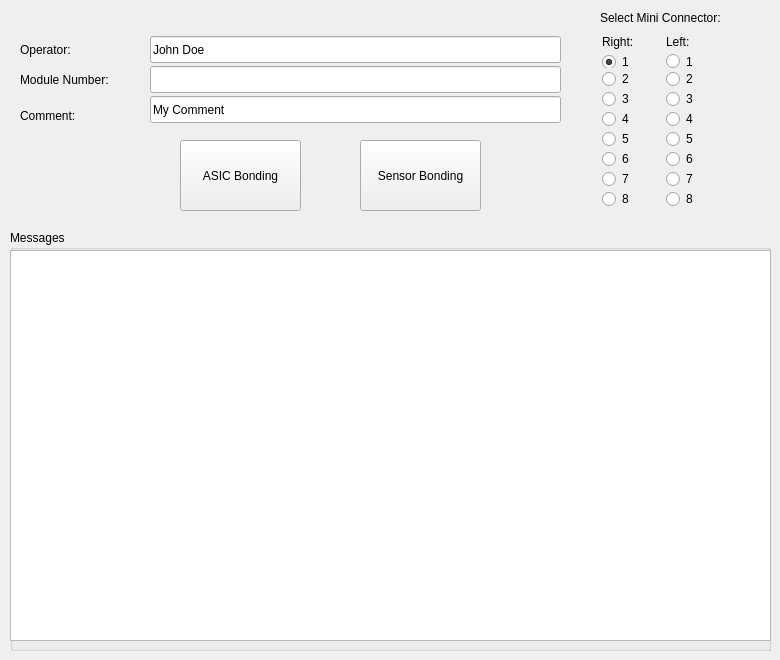
      <widget class="QWidget" name="testTab">
       <property name="autoFillBackground">
        <bool>true</bool>
       </property>
       <attribute name="title">
        <string>TEST</string>
       </attribute>
       <widget class="QGroupBox" name="testMessageGroupBox">
        <property name="geometry">
         <rect>
          <x>10</x>
          <y>230</y>
          <width>761</width>
          <height>421</height>
         </rect>
        </property>
        <property name="title">
         <string>Messages</string>
        </property>
        <widget class="QPlainTextEdit" name="testMessageBox">
         <property name="geometry">
          <rect>
           <x>0</x>
           <y>20</y>
           <width>761</width>
           <height>391</height>
          </rect>
         </property>
         <property name="font">
          <font>
           <family>Fixed</family>
           <pointsize>10</pointsize>
          </font>
         </property>
         <property name="lineWrapMode">
          <enum>QPlainTextEdit::NoWrap</enum>
         </property>
         <property name="readOnly">
          <bool>true</bool>
         </property>
        </widget>
       </widget>
       <widget class="QLabel" name="operatorLabel">
        <property name="geometry">
         <rect>
          <x>20</x>
          <y>30</y>
          <width>121</width>
          <height>39</height>
         </rect>
        </property>
        <property name="text">
         <string>Operator:</string>
        </property>
       </widget>
       <widget class="QLineEdit" name="operatorEdit">
        <property name="geometry">
         <rect>
          <x>150</x>
          <y>36</y>
          <width>411</width>
          <height>27</height>
         </rect>
        </property>
        <property name="sizePolicy">
         <sizepolicy hsizetype="Ignored" vsizetype="Minimum">
          <horstretch>0</horstretch>
          <verstretch>0</verstretch>
         </sizepolicy>
        </property>
        <property name="minimumSize">
         <size>
          <width>90</width>
          <height>0</height>
         </size>
        </property>
        <property name="maximumSize">
         <size>
          <width>600</width>
          <height>16777215</height>
         </size>
        </property>
        <property name="text">
         <string>John Doe</string>
        </property>
        <property name="maxLength">
         <number>200</number>
        </property>
        <property name="frame">
         <bool>true</bool>
        </property>
        <property name="alignment">
         <set>Qt::AlignLeading|Qt::AlignLeft|Qt::AlignVCenter</set>
        </property>
        <property name="placeholderText">
         <string/>
        </property>
       </widget>
       <widget class="QLineEdit" name="moduleNumberEdit">
        <property name="geometry">
         <rect>
          <x>150</x>
          <y>66</y>
          <width>411</width>
          <height>27</height>
         </rect>
        </property>
        <property name="sizePolicy">
         <sizepolicy hsizetype="Fixed" vsizetype="Fixed">
          <horstretch>0</horstretch>
          <verstretch>0</verstretch>
         </sizepolicy>
        </property>
        <property name="minimumSize">
         <size>
          <width>90</width>
          <height>0</height>
         </size>
        </property>
        <property name="maximumSize">
         <size>
          <width>600</width>
          <height>16777215</height>
         </size>
        </property>
        <property name="text">
         <string/>
        </property>
        <property name="maxLength">
         <number>200</number>
        </property>
        <property name="frame">
         <bool>true</bool>
        </property>
        <property name="alignment">
         <set>Qt::AlignLeading|Qt::AlignLeft|Qt::AlignVCenter</set>
        </property>
        <property name="placeholderText">
         <string/>
        </property>
       </widget>
       <widget class="QLabel" name="moduleNumberLabel">
        <property name="geometry">
         <rect>
          <x>20</x>
          <y>60</y>
          <width>121</width>
          <height>39</height>
         </rect>
        </property>
        <property name="text">
         <string>Module Number:</string>
        </property>
       </widget>
       <widget class="QLabel" name="commentLabel">
        <property name="geometry">
         <rect>
          <x>20</x>
          <y>96</y>
          <width>121</width>
          <height>39</height>
         </rect>
        </property>
        <property name="text">
         <string>Comment:</string>
        </property>
       </widget>
       <widget class="QLineEdit" name="commentEdit">
        <property name="geometry">
         <rect>
          <x>150</x>
          <y>96</y>
          <width>411</width>
          <height>27</height>
         </rect>
        </property>
        <property name="sizePolicy">
         <sizepolicy hsizetype="Fixed" vsizetype="Fixed">
          <horstretch>0</horstretch>
          <verstretch>0</verstretch>
         </sizepolicy>
        </property>
        <property name="minimumSize">
         <size>
          <width>90</width>
          <height>0</height>
         </size>
        </property>
        <property name="maximumSize">
         <size>
          <width>600</width>
          <height>16777215</height>
         </size>
        </property>
        <property name="text">
         <string>My Comment</string>
        </property>
        <property name="maxLength">
         <number>200</number>
        </property>
        <property name="frame">
         <bool>true</bool>
        </property>
        <property name="alignment">
         <set>Qt::AlignLeading|Qt::AlignLeft|Qt::AlignVCenter</set>
        </property>
        <property name="placeholderText">
         <string/>
        </property>
       </widget>
       <widget class="QPushButton" name="asicBondingBtn">
        <property name="geometry">
         <rect>
          <x>180</x>
          <y>140</y>
          <width>121</width>
          <height>71</height>
         </rect>
        </property>
        <property name="sizePolicy">
         <sizepolicy hsizetype="Fixed" vsizetype="Fixed">
          <horstretch>0</horstretch>
          <verstretch>0</verstretch>
         </sizepolicy>
        </property>
        <property name="minimumSize">
         <size>
          <width>40</width>
          <height>0</height>
         </size>
        </property>
        <property name="text">
         <string>ASIC Bonding</string>
        </property>
       </widget>
       <widget class="QPushButton" name="sensorBondingBtn">
        <property name="geometry">
         <rect>
          <x>360</x>
          <y>140</y>
          <width>121</width>
          <height>71</height>
         </rect>
        </property>
        <property name="sizePolicy">
         <sizepolicy hsizetype="Fixed" vsizetype="Fixed">
          <horstretch>0</horstretch>
          <verstretch>0</verstretch>
         </sizepolicy>
        </property>
        <property name="minimumSize">
         <size>
          <width>40</width>
          <height>0</height>
         </size>
        </property>
        <property name="text">
         <string>Sensor Bonding</string>
        </property>
       </widget>
       <widget class="QWidget" name="layoutWidget">
        <property name="geometry">
         <rect>
          <x>600</x>
          <y>30</y>
          <width>131</width>
          <height>179</height>
         </rect>
        </property>
        <layout class="QGridLayout" name="gridLayout_9">
         <property name="spacing">
          <number>0</number>
         </property>
         <item row="0" column="0">
          <widget class="QLabel" name="label_84">
           <property name="text">
            <string>Right:</string>
           </property>
          </widget>
         </item>
         <item row="0" column="1">
          <widget class="QLabel" name="label_86">
           <property name="text">
            <string>Left:</string>
           </property>
          </widget>
         </item>
         <item row="1" column="0">
          <widget class="QRadioButton" name="connectorBtn1">
           <property name="maximumSize">
            <size>
             <width>62</width>
             <height>13</height>
            </size>
           </property>
           <property name="text">
            <string>1</string>
           </property>
           <property name="iconSize">
            <size>
             <width>24</width>
             <height>15</height>
            </size>
           </property>
           <property name="checked">
            <bool>true</bool>
           </property>
           <attribute name="buttonGroup">
            <string notr="true">connectorButtonGroup</string>
           </attribute>
          </widget>
         </item>
         <item row="1" column="1">
          <widget class="QRadioButton" name="connectorBtn9">
           <property name="maximumSize">
            <size>
             <width>61</width>
             <height>15</height>
            </size>
           </property>
           <property name="text">
            <string>1</string>
           </property>
           <property name="iconSize">
            <size>
             <width>24</width>
             <height>15</height>
            </size>
           </property>
           <property name="autoRepeatInterval">
            <number>100</number>
           </property>
           <attribute name="buttonGroup">
            <string notr="true">connectorButtonGroup</string>
           </attribute>
          </widget>
         </item>
         <item row="2" column="0">
          <widget class="QRadioButton" name="connectorBtn2">
           <property name="text">
            <string>2</string>
           </property>
           <property name="iconSize">
            <size>
             <width>24</width>
             <height>15</height>
            </size>
           </property>
           <attribute name="buttonGroup">
            <string notr="true">connectorButtonGroup</string>
           </attribute>
          </widget>
         </item>
         <item row="2" column="1">
          <widget class="QRadioButton" name="connectorBtn10">
           <property name="text">
            <string>2</string>
           </property>
           <property name="iconSize">
            <size>
             <width>24</width>
             <height>15</height>
            </size>
           </property>
           <attribute name="buttonGroup">
            <string notr="true">connectorButtonGroup</string>
           </attribute>
          </widget>
         </item>
         <item row="3" column="0">
          <widget class="QRadioButton" name="connectorBtn3">
           <property name="text">
            <string>3</string>
           </property>
           <property name="iconSize">
            <size>
             <width>24</width>
             <height>15</height>
            </size>
           </property>
           <attribute name="buttonGroup">
            <string notr="true">connectorButtonGroup</string>
           </attribute>
          </widget>
         </item>
         <item row="3" column="1">
          <widget class="QRadioButton" name="connectorBtn11">
           <property name="text">
            <string>3</string>
           </property>
           <property name="iconSize">
            <size>
             <width>24</width>
             <height>15</height>
            </size>
           </property>
           <attribute name="buttonGroup">
            <string notr="true">connectorButtonGroup</string>
           </attribute>
          </widget>
         </item>
         <item row="4" column="0">
          <widget class="QRadioButton" name="connectorBtn4">
           <property name="text">
            <string>4</string>
           </property>
           <property name="iconSize">
            <size>
             <width>24</width>
             <height>15</height>
            </size>
           </property>
           <attribute name="buttonGroup">
            <string notr="true">connectorButtonGroup</string>
           </attribute>
          </widget>
         </item>
         <item row="4" column="1">
          <widget class="QRadioButton" name="connectorBtn12">
           <property name="text">
            <string>4</string>
           </property>
           <property name="iconSize">
            <size>
             <width>24</width>
             <height>15</height>
            </size>
           </property>
           <attribute name="buttonGroup">
            <string notr="true">connectorButtonGroup</string>
           </attribute>
          </widget>
         </item>
         <item row="5" column="0">
          <widget class="QRadioButton" name="connectorBtn5">
           <property name="text">
            <string>5</string>
           </property>
           <property name="iconSize">
            <size>
             <width>24</width>
             <height>15</height>
            </size>
           </property>
           <attribute name="buttonGroup">
            <string notr="true">connectorButtonGroup</string>
           </attribute>
          </widget>
         </item>
         <item row="5" column="1">
          <widget class="QRadioButton" name="connectorBtn13">
           <property name="text">
            <string>5</string>
           </property>
           <property name="iconSize">
            <size>
             <width>24</width>
             <height>15</height>
            </size>
           </property>
           <attribute name="buttonGroup">
            <string notr="true">connectorButtonGroup</string>
           </attribute>
          </widget>
         </item>
         <item row="6" column="0">
          <widget class="QRadioButton" name="connectorBtn6">
           <property name="text">
            <string>6</string>
           </property>
           <property name="iconSize">
            <size>
             <width>24</width>
             <height>15</height>
            </size>
           </property>
           <attribute name="buttonGroup">
            <string notr="true">connectorButtonGroup</string>
           </attribute>
          </widget>
         </item>
         <item row="6" column="1">
          <widget class="QRadioButton" name="connectorBtn14">
           <property name="text">
            <string>6</string>
           </property>
           <property name="iconSize">
            <size>
             <width>24</width>
             <height>15</height>
            </size>
           </property>
           <attribute name="buttonGroup">
            <string notr="true">connectorButtonGroup</string>
           </attribute>
          </widget>
         </item>
         <item row="7" column="0">
          <widget class="QRadioButton" name="connectorBtn7">
           <property name="text">
            <string>7</string>
           </property>
           <property name="iconSize">
            <size>
             <width>24</width>
             <height>15</height>
            </size>
           </property>
           <attribute name="buttonGroup">
            <string notr="true">connectorButtonGroup</string>
           </attribute>
          </widget>
         </item>
         <item row="7" column="1">
          <widget class="QRadioButton" name="connectorBtn15">
           <property name="text">
            <string>7</string>
           </property>
           <property name="iconSize">
            <size>
             <width>24</width>
             <height>15</height>
            </size>
           </property>
           <attribute name="buttonGroup">
            <string notr="true">connectorButtonGroup</string>
           </attribute>
          </widget>
         </item>
         <item row="8" column="0">
          <widget class="QRadioButton" name="connectorBtn8">
           <property name="text">
            <string>8</string>
           </property>
           <property name="iconSize">
            <size>
             <width>24</width>
             <height>15</height>
            </size>
           </property>
           <attribute name="buttonGroup">
            <string notr="true">connectorButtonGroup</string>
           </attribute>
          </widget>
         </item>
         <item row="8" column="1">
          <widget class="QRadioButton" name="connectorBtn16">
           <property name="text">
            <string>8</string>
           </property>
           <property name="iconSize">
            <size>
             <width>24</width>
             <height>15</height>
            </size>
           </property>
           <attribute name="buttonGroup">
            <string notr="true">connectorButtonGroup</string>
           </attribute>
          </widget>
         </item>
        </layout>
       </widget>
       <widget class="QLabel" name="miniConnectLbl">
        <property name="geometry">
         <rect>
          <x>600</x>
          <y>10</y>
          <width>151</width>
          <height>16</height>
         </rect>
        </property>
        <property name="layoutDirection">
         <enum>Qt::RightToLeft</enum>
        </property>
        <property name="text">
         <string>Select Mini Connector: </string>
        </property>
       </widget>
      </widget>
